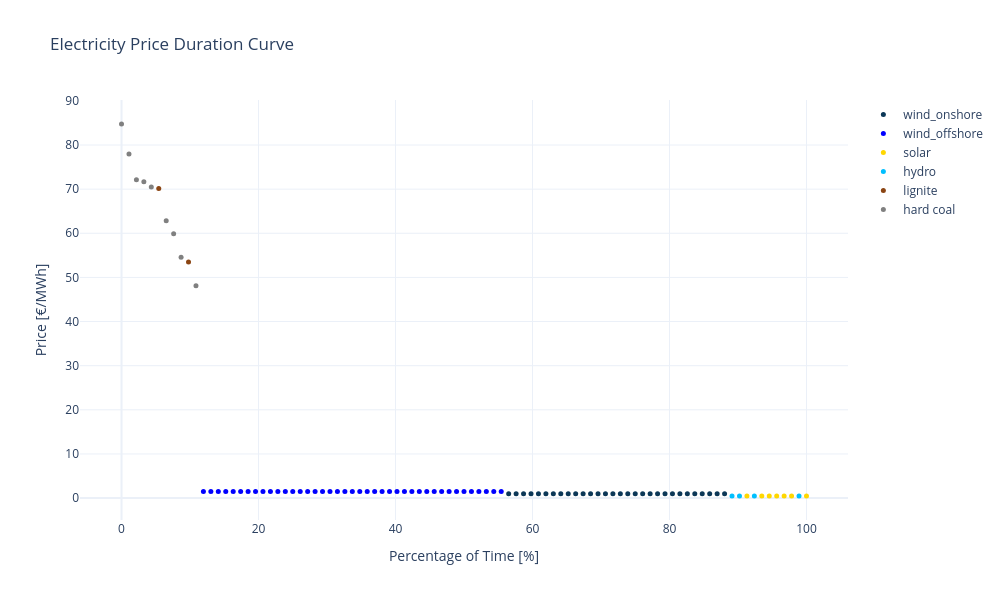

The notebook cell saved with this chart:
### Markdown cell above
## 1.2. Advanced with marginal supply bid

### Code cell
import plotly.express as px
import plotly.graph_objects as go

price_setters_df = market_orders_df[market_orders_df["accepted_price"] == market_orders_df["price"]]
price_setters_df = pd.merge(price_setters_df, pp_meta_df[['index','technology']], left_on="unit_id", right_on="index") 

# filter price_setters_df where volume is larger 0 only
price_setters_df = price_setters_df[price_setters_df["accepted_volume"] != 0]

price_setters_df["unit_type"] = price_setters_df["technology"]
price_setters_df = price_setters_df[price_setters_df["unit_type"]!="demand"]

unit_colors = {
    'wind_onshore': "#0b3757", 
    'wind_offshore':"blue", 
    'solar': "#ffd700", 
    'hydro': "#00bfff", 
    'biomass': "green",
    'lignite': "#8B4513", 
    'hard coal': "grey", 
    'combined cycle gas turbine' :"black",
    'open cycle gas turbine':"black",
}



sorted_df = price_setters_df.sort_values(
    "accepted_price", ascending=False
).reset_index(drop=True)
sorted_df["percentage"] = np.linspace(0, 100, len(sorted_df))
sorted_df["color"] = sorted_df["unit_type"].map(unit_colors)

# Plotly
fig = go.Figure()

for unit_type, color in unit_colors.items():
    mask = sorted_df["unit_type"] == unit_type
    fig.add_trace(go.Scatter(
        x=sorted_df[mask]["percentage"],
        y=sorted_df[mask]["accepted_price"],
        mode="markers",
        name=unit_type,
        marker=dict(size=5, color=color),
    ))

fig.update_layout(
    title="Electricity Price Duration Curve",
    xaxis_title="Percentage of Time [%]",
    yaxis_title="Price [€/MWh]",
    hovermode="closest",
    height=600,
    width=1000,
    template="plotly_white",
)
fig.show()

### Figure 1 — Plotly figure (JSON) as saved in the notebook; plotly's stock layout.template omitted (floating-point values rounded to 4 significant figures)
{"data": [{"marker": {"color": "#0b3757", "size": 5}, "mode": "markers", "name": "wind_onshore", "type": "scatter", "x": [56.52, 57.61, 58.7, 59.78, 60.87, 61.96, 63.04, 64.13, 65.22, 66.3, 67.39, 68.48, 69.57, 70.65, 71.74, 72.83, 73.91, 75.0, 76.09, 77.17, 78.26, 79.35, 80.43, 81.52, 82.61, 83.7, 84.78, 85.87, 86.96, 88.04], "y": [1.0, 1.0, 1.0, 1.0, 1.0, 1.0, 1.0, 1.0, 1.0, 1.0, 1.0, 1.0, 1.0, 1.0, 1.0, 1.0, 1.0, 1.0, 1.0, 1.0, 1.0, 1.0, 1.0, 1.0, 1.0, 1.0, 1.0, 1.0, 1.0, 1.0]}, {"marker": {"color": "blue", "size": 5}, "mode": "markers", "name": "wind_offshore", "type": "scatter", "x": [11.96, 13.04, 14.13, 15.22, 16.3, 17.39, 18.48, 19.57, 20.65, 21.74, 22.83, 23.91, 25.0, 26.09, 27.17, 28.26, 29.35, 30.43, 31.52, 32.61, 33.7, 34.78, 35.87, 36.96, 38.04, 39.13, 40.22, 41.3, 42.39, 43.48, 44.57, 45.65, 46.74, 47.83, 48.91, 50.0, 51.09, 52.17, 53.26, 54.35, 55.43], "y": [1.5, 1.5, 1.5, 1.5, 1.5, 1.5, 1.5, 1.5, 1.5, 1.5, 1.5, 1.5, 1.5, 1.5, 1.5, 1.5, 1.5, 1.5, 1.5, 1.5, 1.5, 1.5, 1.5, 1.5, 1.5, 1.5, 1.5, 1.5, 1.5, 1.5, 1.5, 1.5, 1.5, 1.5, 1.5, 1.5, 1.5, 1.5, 1.5, 1.5, 1.5]}, {"marker": {"color": "#ffd700", "size": 5}, "mode": "markers", "name": "solar", "type": "scatter", "x": [91.3, 93.48, 94.57, 95.65, 96.74, 97.83, 100.0], "y": [0.5, 0.5, 0.5, 0.5, 0.5, 0.5, 0.5]}, {"marker": {"color": "#00bfff", "size": 5}, "mode": "markers", "name": "hydro", "type": "scatter", "x": [89.13, 90.22, 92.39, 98.91], "y": [0.5, 0.5, 0.5, 0.5]}, {"marker": {"color": "green", "size": 5}, "mode": "markers", "name": "biomass", "type": "scatter", "x": [], "y": []}, {"marker": {"color": "#8B4513", "size": 5}, "mode": "markers", "name": "lignite", "type": "scatter", "x": [5.435, 9.783], "y": [70.15, 53.51]}, {"marker": {"color": "grey", "size": 5}, "mode": "markers", "name": "hard coal", "type": "scatter", "x": [0.0, 1.087, 2.174, 3.261, 4.348, 6.522, 7.609, 8.696, 10.87], "y": [84.73, 77.94, 72.15, 71.68, 70.5, 62.82, 59.9, 54.55, 48.09]}, {"marker": {"color": "black", "size": 5}, "mode": "markers", "name": "combined cycle gas turbine", "type": "scatter", "x": [], "y": []}, {"marker": {"color": "black", "size": 5}, "mode": "markers", "name": "open cycle gas turbine", "type": "scatter", "x": [], "y": []}], "layout": {"height": 600, "hovermode": "closest", "title": {"text": "Electricity Price Duration Curve"}, "width": 1000, "xaxis": {"title": {"text": "Percentage of Time [%]"}}, "yaxis": {"title": {"text": "Price [€/MWh]"}}}}
